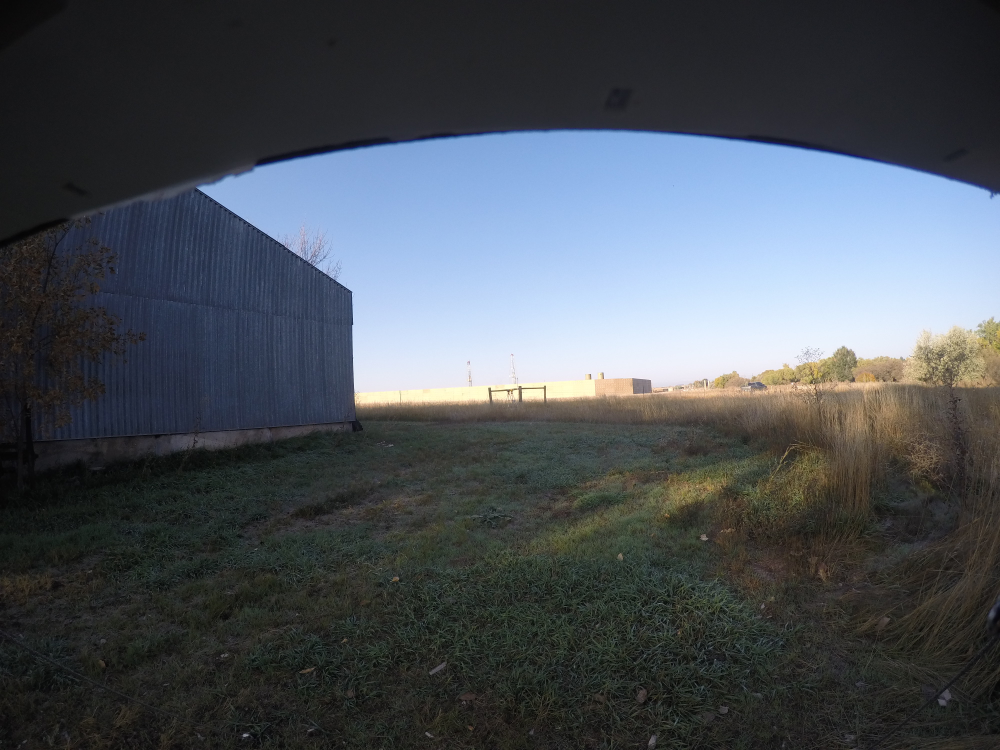
//> input picture Images/truck.JPG, 4000 x 3000 px, given in place of the camera (shown at 1/4 size)
$ ./mainParallel   (built with g++ and OpenCV 4)
//> lines starting //> are read from the running program, lines starting //| are printed output that depends on the picture; after the words box and inside, x2 and y2 are one past the last pixel; in counts of white or black regions, pixels touching at a corner belong together
### Imagetree.h
/****************************************************************
 * This is a header file to create a quadtree out of an image
 * Author: Pavani Majety (Can be used for academic purposes)
 * **************************************************************/

#ifndef IMAGETREE_H
#define IMAGETREE_H
#include <cstdio>
#include <iostream>
#include <stdexcept>
#include <string>
#include <vector>
#include "opencv2/core/types.hpp"
#include "opencv2/highgui.hpp"
#include "opencv2/imgproc/imgproc.hpp"

using namespace cv;
using namespace std;
#define NUMBER_OF_QUADRANTS 4

/**************************************************
 * Abstract class for quadtrees
 * can store pixels - pixel is a struct that stores the Red,
 * Green and Blue channel values. The quadnode and quad leaf
 * are derived from the abstract class for quadtrees.
 **************************************************/

enum directions_t { NorthWest = 0, NorthEast, SouthEast, SouthWest };

class Point_xy {
 public:
  Point_xy(int x_, int y_) : x(x_), y(y_) {}
  int x;
  int y;
};

class Pixel {
 public:
  Pixel(int R_, int G_, int B_, int x_, int y_)
      : R(R_), G(G_), B(B_), x(x_), y(y_) {}
  Pixel(int R_, int G_, int B_) : R(R_), G(G_), B(B_), x(0), y(0) {}
  Pixel() : R(0), G(0), B(0), x(0), y(0) {}
  int x;
  int y;
  int R;
  int G;
  int B;
};

struct PixelDepthQuad {
  Pixel P;
  int depth;
  int quad;
  bool isLeaf;
  PixelDepthQuad* parentPixelDepth;
};
// typedef Pixel T;
struct Print_tree_parameters {
  int depth;
  int quad;
  int x;
  int y;
  int rows_image;
  int cols_image;
};
class Imagetree {
 public:
  ~Imagetree() {}
  Imagetree() {}
  virtual bool isLeaf() = 0;

  virtual bool isNode() { return !isLeaf(); }

  virtual int numberOfLeaves() = 0;

  virtual int numberOfNodes() = 0;

  virtual int numberOfSubTrees() = 0;

  virtual Pixel& value() = 0;

  virtual Imagetree*& son(directions_t dir) = 0;

  virtual void killAllSons() = 0;

  virtual void print_tree(vector<PixelDepthQuad*>& pixVector,
                          PixelDepthQuad* parent,
                          Print_tree_parameters params) = 0;

  void reconstructImageFromTree(vector<PixelDepthQuad*>& pixVector,
                                Mat* reconImage);

  virtual int heightOfTree() = 0;
};
class QuadLeaf : public Imagetree {
  Pixel pixel_val;

 public:
  // QuadLeaf specific functions

  QuadLeaf();
  QuadLeaf(Pixel pixel_in);
  // QuadLeaf(const QuadLeaf & ql_in);

  // overloaded functions
  bool isLeaf();
  int numberOfNodes();
  int numberOfLeaves();
  int numberOfSubTrees();
  Pixel& value();

  Imagetree* const& son(directions_t dir) const;
  Imagetree*& son(directions_t dir);
  void killAllSons();
  void print_tree(vector<PixelDepthQuad*>& pixVector, PixelDepthQuad* parent,
                  Print_tree_parameters params);
  void reconstructImageFromTree(vector<PixelDepthQuad*>& pixVector,
                                Mat* reconImage);

  int heightOfTree() { return 1; };
};
/*********************************************
 * A branching node of a quadtree, whose leaves contain
 * a value of type T
 * *********************************************/

class QuadNode : public Imagetree {
  // A quadnode can have either a node or a leaf as its
  // child nodes
 private:
  Imagetree* sons[NUMBER_OF_QUADRANTS];
  Pixel average_pixel;

 public:
  // Constructors are defined below
  QuadNode();
  QuadNode(Imagetree* inputs[]);
  QuadNode(Imagetree* in1, Imagetree* in2, Imagetree* in3, Imagetree* in4);
  ~QuadNode();

  // Overloaded functions from Imagetree
  bool isLeaf();
  int numberOfLeaves();
  int numberOfNodes();
  int numberOfSubTrees();
  Pixel& value();

  Imagetree* const& son(directions_t dir) const;

  Imagetree*& son(directions_t dir);

  bool killSon(directions_t dir);
  void killAllSons();

  int heightOfTree();

  void print_tree(vector<PixelDepthQuad*>& pixVector, PixelDepthQuad* parent,
                  Print_tree_parameters params);

  void reconstructImageFromTree(vector<PixelDepthQuad*>& pixVector,
                                Mat* reconImage);
};

class ComparePixVector {
 public:
  bool operator()(const PixelDepthQuad PDQ1, const PixelDepthQuad PDQ2) {
    // [6 lines of commented-out code are left out]
    return PDQ1.depth < PDQ2.depth;
  }
};

#endif

### Imagetree.cpp
#include "Imagetree.h"
#include <vector>
// A quadnode can have either a node or a leaf as its
// child nodes

/**************************************************************************************************************/
//    QUADNODE
//    QUADNODE
//    QUADNODE
/**************************************************************************************************************/

// Constructors are defined below
QuadNode::QuadNode() : average_pixel(Pixel(0, 0, 0)) {
  for (int i = 0; i < NUMBER_OF_QUADRANTS; ++i) sons[i] = nullptr;
}

QuadNode::QuadNode(Imagetree* inputs[]) : average_pixel(Pixel(0, 0, 0)) {
  for (int i = 0; i < NUMBER_OF_QUADRANTS; ++i) sons[i] = inputs[i];
}

QuadNode::QuadNode(Imagetree* in1, Imagetree* in2, Imagetree* in3,
                   Imagetree* in4)
    : average_pixel(Pixel(0, 0, 0)) {
  sons[0] = in1;
  sons[1] = in2;
  sons[2] = in3;
  sons[3] = in4;
}

QuadNode::~QuadNode() {
  for (int i = 0; i < NUMBER_OF_QUADRANTS; ++i)
    if (sons[i]) delete sons[i];
}

/********************************************************************************************************************/
bool QuadNode::isLeaf() { return false; }

// [24 lines left out: functions numberOfLeaves, numberOfNodes, numberOfSubTrees, not called in this run]

Pixel& QuadNode::value() { return average_pixel; }
/*************************************************************************************************************/
Imagetree* const& QuadNode::son(directions_t dir) const { return sons[dir]; }

Imagetree*& QuadNode::son(directions_t dir) { return sons[dir]; }

// [13 lines left out: functions killSon, killAllSons, not called in this run]

void QuadNode::print_tree(vector<PixelDepthQuad*>& pixVector,
                          PixelDepthQuad* parent,
                          Print_tree_parameters params) {
#if DEBUG
  std::cout << "Node: Pixel: [ " << average_pixel.R << "," << average_pixel.G
            << "," << average_pixel.B << "  ],\tdepth: " << params.depth
            << "\tx: " << params.x << "\ty: " << params.y << endl;
#endif
  PixelDepthQuad* ptr =
      new PixelDepthQuad{Pixel(average_pixel.R, average_pixel.G,
                               average_pixel.B, params.x, params.y),
                         params.depth, params.quad, 0, parent};

  pixVector.push_back(ptr);
  int sizeV = pixVector.size();
  PixelDepthQuad* newParent = pixVector[sizeV - 1];
  int differ = pow(2, params.depth + 1);
  int width = (params.cols_image / differ);
  int height = (params.rows_image / differ);

  Print_tree_parameters quad_params[4]({params, params, params, params});
  quad_params[0].depth = params.depth + 1;
  quad_params[0].quad = 0;
  quad_params[0].x = params.x;
  quad_params[0].y = params.y;
  sons[0]->print_tree(pixVector, newParent, quad_params[0]);

  quad_params[1].depth = params.depth + 1;
  quad_params[1].quad = 1;
  quad_params[1].x = params.x;
  quad_params[1].y = params.y + width;
  sons[1]->print_tree(pixVector, newParent, quad_params[1]);

  quad_params[2].depth = params.depth + 1;
  quad_params[2].quad = 2;
  quad_params[2].x = params.x + height;
  quad_params[2].y = params.y + width;
  sons[2]->print_tree(pixVector, newParent, quad_params[2]);

  quad_params[3].depth = params.depth + 1;
  quad_params[3].quad = 3;
  quad_params[3].x = params.x + height;
  quad_params[3].y = params.y;
  sons[3]->print_tree(pixVector, newParent, quad_params[3]);
}

// [9 lines left out: function heightOfTree, not called in this run]


void Imagetree::reconstructImageFromTree(vector<PixelDepthQuad*>& pixVector,
                                         Mat* reconImage) {
  for (int i = 0; i < pixVector.size(); ++i) {
    if (pixVector[i]->isLeaf) {
      int factor = pow(2, pixVector[i]->depth);
// #ifdef DEBUG
//       // cout<<"Factor: "<<factor<<" Depth: "<<pixVector[i]->depth<<endl;
// #endif
      for (int row = pixVector[i]->P.x;
           row <
           pixVector[i]->P.x + (reconImage->rows / pow(2, pixVector[i]->depth));
           ++row) {
        for (int col = pixVector[i]->P.y;
             col < pixVector[i]->P.y +
                       (reconImage->cols / pow(2, pixVector[i]->depth));
             ++col) {
          reconImage->at<Vec3b>(row, col) =
              Vec3b(pixVector[i]->P.R, pixVector[i]->P.G, pixVector[i]->P.B);
        }
      }
    }
  }
}

// static fill_pixel(Mat* reconImage,)

// static QuadNode

/**************************************************************************************************************/
//    QUADLEAF
//    QUADLEAF
//    QUADLEAF
/**************************************************************************************************************/

QuadLeaf::QuadLeaf() : pixel_val(Pixel(0, 0, 0)) {}

QuadLeaf::QuadLeaf(Pixel pixel_in) { pixel_val = pixel_in; }

/**************************************************************************************************************/
bool QuadLeaf::isLeaf() { return true; }

int QuadLeaf::numberOfNodes() { return 0; }

int QuadLeaf::numberOfLeaves() { return 1; }

int QuadLeaf::numberOfSubTrees() { return 1; }

Pixel& QuadLeaf::value() { return pixel_val; }
/**************************************************************************************************************/
// const Pixel&  QuadLeaf::value() const{ return pixel_val; }

Imagetree* const& QuadLeaf::son(directions_t dir) const {
  throw std::domain_error("Not a QuadNode, doesn't have sons");
}

Imagetree*& QuadLeaf::son(directions_t dir) {
  throw std::domain_error("Not a QuadNode, doesn't have sons");
}

void QuadLeaf::killAllSons() {}
/*****************************************/

void QuadLeaf::print_tree(vector<PixelDepthQuad*>& pixVector,
                          PixelDepthQuad* parent,
                          Print_tree_parameters params) {
#if DEBUG
  std::cout << "Leaf: Pixel: [ " << pixel_val.R << "," << pixel_val.G << ","
            << pixel_val.B << "  ],\tdepth: " << params.depth
            << "\tx: " << params.x << "\ty: " << params.y << std::endl;
#endif
  PixelDepthQuad* ptr = new PixelDepthQuad{
      Pixel(pixel_val.R, pixel_val.G, pixel_val.B, params.x, params.y),
      params.depth, params.quad, 1, parent};
  pixVector.push_back(ptr);
  int sizeV = pixVector.size();
  PixelDepthQuad* newParent = pixVector[sizeV - 1];
}

void operator<<(ostream &out, const Pixel  &P){
 out<<"["<<P.R<<","<<P.G<<","<<P.B<<"], (x,y): ("<<P.x<<","<<P.y<<")";
}

### .extras/mainParallel.cpp
#include <iostream>
#include <string>
#include "Imagetree.h"
#include "opencv2/core/types.hpp"
#include "opencv2/highgui.hpp"
#include "opencv2/imgproc/imgproc.hpp"

using namespace std;
using namespace cv;
/******************************************************************
 * Modifications required ---
 * Move insert to Imagetree.h
 * change the vector pushbacks to be modified during inserts
 *  ------------- this way, extra computation during printing tree will
 *  ------------- be avoided
 *
 *
 * *****************************************************************/
#define CAM 1
#define DEBUG 0
#define DEBUGCAM 0
#define PRINTTREE 1
#define IMAGEE 1
// #Defining the color of the object in the frame
// # Color  = Blue
// # define the list of boundaries
// # Red:    ([17, 15, 100], [50, 56, 200])
// # Blue:   ([86, 31, 4], [220, 88, 50])
// # yellow: ([25, 146, 190], [62, 174, 250])
// # Gray:   ([103, 86, 65], [145, 133, 128])
// # Green:  ([29,86,6],[64,255,255])

Imagetree *calculateQuadtreeBasedOnMask(Mat *mask, Mat *input_image,
                                        Imagetree *itree);
Imagetree *insert(Mat *mask, Mat *image, Imagetree *itree, int depth);
void print(vector<double> &v);
Vec3b calculate_average_pixel(cv::Mat *image);
void clear_the_pixVector(vector<PixelDepthQuad *> &pixVectors);

int main(int argc, char const *argv[]) {
  Imagetree *imL, *imN, *itree;

#if CAM
  cv::VideoCapture capWebCam;
  capWebCam.open(-1);

  if (capWebCam.isOpened() == false) {
    cout << "error: the webcam is not configured" << endl;
    return 0;
  } else {
    cout << "opened webcam" << endl;
  }
#endif

  Mat imOriginal;
  Mat hsvImg;
  Mat threshImg;
  Mat *mask = &threshImg;
  Mat &img = hsvImg;
  char charCheckForEscKey = 0;
  // [15 lines of commented-out code are left out]
  Scalar lowRange(0, 0, 0);
  Scalar highRange(0, 0, 255);
  // Scalar lowRange(17, 15, 100);
  // Scalar highRange(50, 56, 200);

  Mat imOriginal_ = Mat(512, 512, CV_8UC3);

  while (capWebCam.read(imOriginal)) {
//> imOriginal is the input picture: 3000 rows x 4000 cols, CV_8UC3; mean B, G, R 87.6, 80.7, 74.4
    resize(imOriginal, imOriginal, imOriginal_.size(), 0, 0, INTER_AREA);
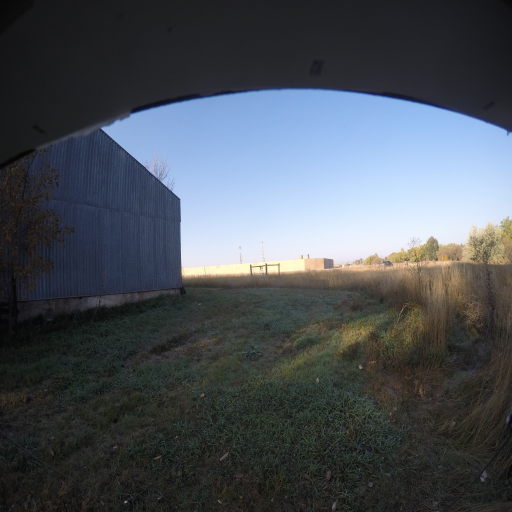
//> imOriginal: 512 rows x 512 cols, CV_8UC3; mean B, G, R 87.6, 80.7, 74.4
    cout << imOriginal.rows << " " << imOriginal.cols << endl;
//| 512 512

    cvtColor(imOriginal, hsvImg, CV_BGR2HSV);
//> hsvImg: 512 rows x 512 cols, CV_8UC3; mean H, S, V 79.8, 50.2, 92.4
    imshow("Original Image", imOriginal);
    charCheckForEscKey = cv::waitKey(50);
//> the Esc key is pressed

    inRange(hsvImg, lowRange, highRange, threshImg);
//> threshImg: 512 rows x 512 cols, CV_8UC1; 1.5% white; 374 white regions (334 under 20 px), largest, box (x1, y1, x2, y2) and area: (0, 0, 32, 42) 561, (434, 484, 473, 512) 162, (0, 316, 10, 347) 138
    GaussianBlur(threshImg, threshImg, Size(3, 3), 0);
    dilate(threshImg, threshImg, 0);
    erode(threshImg, threshImg, 0);
    threshold(threshImg, threshImg, 125, 255, THRESH_BINARY);
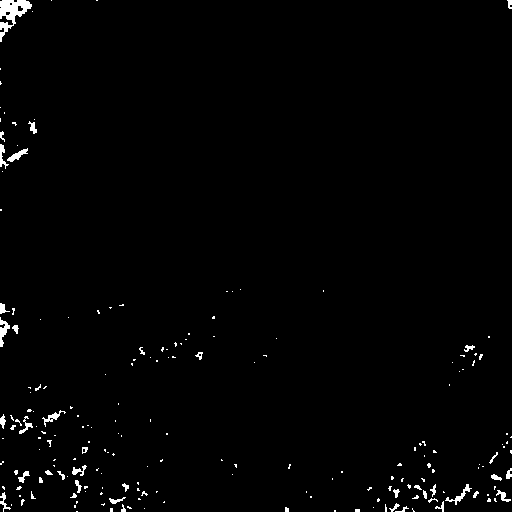
//> threshImg: 512 rows x 512 cols, CV_8UC1; 1.3% white; 199 white regions (158 under 20 px), largest, box (x1, y1, x2, y2) and area: (0, 0, 32, 42) 571, (0, 317, 10, 347) 139, (445, 484, 472, 505) 120

// [61 lines of commented-out code are left out]
#if CAM
    itree = new QuadNode(0, 0, 0, 0);

    calculateQuadtreeBasedOnMask(&threshImg, &imOriginal, itree);

#if PRINTTREE
    Mat reconstrutedImage = Mat::zeros(threshImg.rows, threshImg.cols, CV_8UC3);
    // int levels = itree->heightOfTree();
    // cout << "New Frame" << endl;
    // cout << "Depth of tree: " << levels << endl;
    vector<PixelDepthQuad *> pixVectors;
    Print_tree_parameters params{0, 0, 0, 0, mask->rows, mask->cols};
    itree->print_tree(pixVectors, 0, params);

#if DEBUG
    // for (int i = 1; i < pixVectors.size(); ++i) {
    //   cout << "i: " << i << "\t[ " << pixVectors[i]->P.B << ","
    //        << pixVectors[i]->P.G << "," << pixVectors[i]->P.R
    //        << " ]\tQ:" << pixVectors[i]->quad << "\tD:" << pixVectors[i]->depth
    //        << "\tisLeaf: " << pixVectors[i]->isLeaf
    //        << "\t Parent: " << pixVectors[i]->parentPixelDepth
    //        << "\tMe:" << pixVectors[i] << endl;
    // }
#endif  // DEBUG
#endif  // PRINTTREE
    itree->reconstructImageFromTree(pixVectors, &reconstrutedImage);
    // cout<<reconstrutedImage;
    // cvtColor(reconstrutedImage,reconstrutedImage,COLOR_HSV2BGR);
    imshow("Reconstructed Image", reconstrutedImage);
    imwrite("recostructed_img.png", reconstrutedImage);
    waitKey(10);
  }

  capWebCam.release();
#endif //CAM

  itree->killAllSons();
  delete itree;

  return 0;
}

Imagetree *calculateQuadtreeBasedOnMask(Mat *mask, Mat *image,
                                        Imagetree *itree) {
  Mat *temp_mask = mask;
  int depth = 0;

  return insert(mask, image, itree, depth);
//> after the loop in insert, `for (int i = 0; i < (mask->rows / 2); ++i)`: sum = [844, 0, 0, 0]
//> after the loop in insert, `for (int i = 0; i < (mask->rows / 2); ++i)`: sum = [844, 762, 0, 0]
//> after the loop in insert, `for (int i = mask->rows / 2; i < (mask->rows); ++i)`: sum = [844, 762, 3836, 0]
//> after the loop in insert, `for (int i = mask->rows / 2; i < (mask->rows); ++i)`: sum = [844, 762, 3836, 3836]
}

Imagetree *insert(Mat *mask, Mat *image, Imagetree *itree, int depth) {
  vector<double> sum(4);
  for (int i = 0; i < (mask->rows / 2); ++i) {
    for (int j = 0; j < (mask->cols / 2); ++j) {
      if (mask->at<double>(i, j)) ++sum[0];
    }
  }

  for (int i = 0; i < (mask->rows / 2); ++i) {
    for (int j = (mask->cols / 2); j < (mask->cols); ++j) {
      if (mask->at<double>(i, j)) ++sum[1];
    }
  }

  for (int i = mask->rows / 2; i < (mask->rows); ++i) {
    for (int j = mask->cols / 2; j < (mask->cols); ++j) {
      if (mask->at<double>(i, j)) ++sum[2];
    }
  }
  for (int i = mask->rows / 2; i < (mask->rows); ++i) {
    for (int j = 0; j < (mask->cols / 2); ++j) {
      if (mask->at<double>(i, j)) ++sum[3];
    }
  }

#if DEBUG
  print(sum);
#endif

  cv::Rect NW(0, 0, mask->cols / 2, mask->rows / 2);
  cv::Rect NE(mask->cols / 2, 0, mask->cols / 2, mask->rows / 2);
  cv::Rect SE(mask->rows / 2, mask->cols / 2, mask->rows / 2, mask->cols / 2);
  cv::Rect SW(0, mask->rows / 2, mask->cols / 2, mask->rows / 2);

  cv::Mat ImageNW(*image, NW);
  cv::Mat MaskNW(*mask, NW);
  cv::Mat ImageNE(*image, NE);
  cv::Mat MaskNE(*mask, NE);
  cv::Mat ImageSE(*image, SE);
  cv::Mat MaskSE(*mask, SE);
  cv::Mat ImageSW(*image, SW);
  cv::Mat MaskSW(*mask, SW);
#if DEBUGCAM
  imshow("NW", ImageNW);
  waitKey();
  imshow("NE", ImageNE);
  waitKey();
  imshow("SE", ImageSE);
  waitKey();
  imshow("SW", ImageSW);
  waitKey();
#endif

  if (sum[0] > 1) {
    // imshow("NW", ImageNW);
    // auto charCheckForEscKey = cv::waitKey(1);
    auto tmp_ptr = new QuadNode(0, 0, 0, 0);
    auto avg_pixel = calculate_average_pixel(&ImageNW);
//> the loop in calculate_average_pixel, `for (int i = 0; i < (image->rows); ++i)` made 256 passes
//> after the loop in calculate_average_pixel, `for (int i = 0; i < (image->rows); ++i)`: sum = [6106506, 5013047, 4406912]; total_values = 65536
//> in calculate_average_pixel, `sum[0] = sum[0] / total_values;`: sum = [93.18, 5013047, 4406912]
//> in calculate_average_pixel, `sum[1] = sum[1] / total_values;`: sum = [93.18, 76.49, 4406912]
//> in calculate_average_pixel, `sum[2] = sum[2] / total_values;`: sum = [93.18, 76.49, 67.24]
//> in calculate_average_pixel, `final_sum[0] = sum[0];`: final_sum = [93, 0, 0]
//> in calculate_average_pixel, `final_sum[1] = sum[1];`: final_sum = [93, 76, 0]
//> in calculate_average_pixel, `final_sum[2] = sum[2];`: final_sum = [93, 76, 67]
    tmp_ptr->value() = Pixel(avg_pixel[0], avg_pixel[1], avg_pixel[2]);
    itree->son(NorthWest) = tmp_ptr;
    insert(&MaskNW, &ImageNW, itree->son(NorthWest), depth + 1);
//> call 2 of insert, with depth = 1
//> after the loop in insert (call 2), `for (int i = 0; i < (mask->rows / 2); ++i)`: sum = [283, 0, 0, 0]
//> after the loop in insert (call 2), `for (int i = 0; i < (mask->rows / 2); ++i)`: sum = [283, 269, 0, 0]
//> after the loop in insert (call 2), `for (int i = mask->rows / 2; i < (mask->rows); ++i)`: sum = [283, 269, 142, 0]
//> after the loop in insert (call 2), `for (int i = mask->rows / 2; i < (mask->rows); ++i)`: sum = [283, 269, 142, 150]
//> in insert (call 2), `cv::Mat ImageNE(*image, NE);`:
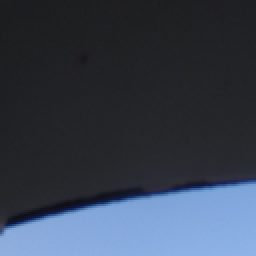
//> ImageNE: 128 rows x 128 cols, CV_8UC3 (shown 2 times larger); mean B, G, R 78.2, 63.6, 55.1
//> in insert (call 2), `cv::Mat ImageSE(*image, SE);`:
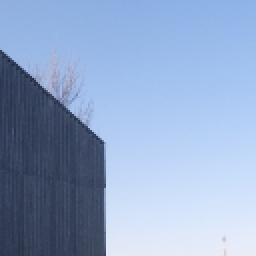
//> ImageSE: 128 rows x 128 cols, CV_8UC3 (shown 2 times larger); mean B, G, R 200.9, 166.6, 144.7
//> in insert (call 2), `cv::Mat ImageSW(*image, SW);`:
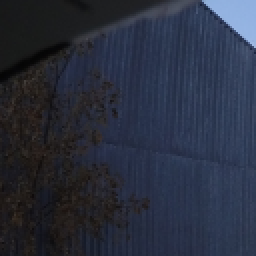
//> ImageSW: 128 rows x 128 cols, CV_8UC3 (shown 2 times larger); mean B, G, R 61.8, 46.7, 41.2
//> in insert (call 2), `cv::Mat MaskSW(*mask, SW);`:
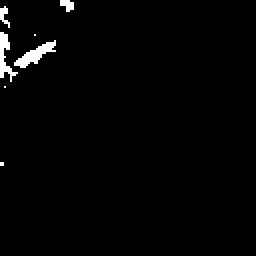
//> MaskSW: 128 rows x 128 cols, CV_8UC1 (shown 2 times larger); 1.6% white; 7 white regions (3 under 20 px), largest, box (x1, y1, x2, y2) and area: (7, 20, 28, 34) 113, (0, 16, 9, 41) 90, (30, 0, 37, 6) 29, (0, 3, 5, 14) 27
//> the loop in calculate_average_pixel (call 2), `for (int i = 0; i < (image->rows); ++i)` made 128 passes
//> in insert (call 2), `auto avg_pixel = calculate_average_pixel(&ImageNW);`: avg_pixel = [31, 29, 28]
//> call 3 of insert, with depth = 2
//> after the loop in insert (call 3), `for (int i = 0; i < (mask->rows / 2); ++i)`: sum = [112, 0, 0, 0]
//> after the loop in insert (call 3), `for (int i = 0; i < (mask->rows / 2); ++i)`: sum = [112, 105, 0, 0]
//> after the loop in insert (call 3), `for (int i = mask->rows / 2; i < (mask->rows); ++i)`: sum = [112, 105, 34, 0]
//> after the loop in insert (call 3), `for (int i = mask->rows / 2; i < (mask->rows); ++i)`: sum = [112, 105, 34, 32]
//> in insert (call 3), `cv::Mat ImageNW(*image, NW);`:
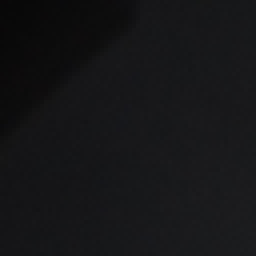
//> ImageNW: 64 rows x 64 cols, CV_8UC3 (shown 4 times larger); mean B, G, R 23.3, 21.6, 21.3
//> (the rest of the program and of its run is left out)
